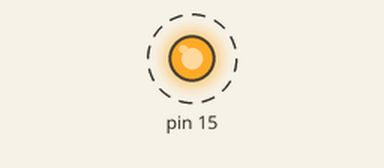
Simulated run of this sketch. Board: Arduino Uno, built with avr-gcc and run on an emulated ATmega328P. On the bench: output pins drawn as LEDs (lit = HIGH). Dashed ring = blinking.

Above: at 0.2 s.
Timing chart, 0 to 3.0 s (numbered marks = the images above):
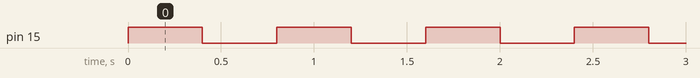

Measured:
- by itself, pin 15: alternates HIGH for 0.40 s and LOW for 0.40 s

The sketch:

codigo1.ino
```cpp
//---Codigo 1: ligando led---//

//---Função Principal---//
void setup()
{
 //Configura a GPIO15 como saída
 pinMode(15,OUTPUT);
}
//---Loop Infinito---//
void loop()
{
 //"Liga" a GPIO15
 digitalWrite(15,HIGH);
 //Pausa o programa
 delay(400);
 //"Liga" a GPIO15
 digitalWrite(15,LOW);
 //Pausa o programa
 delay(400);
}
```
